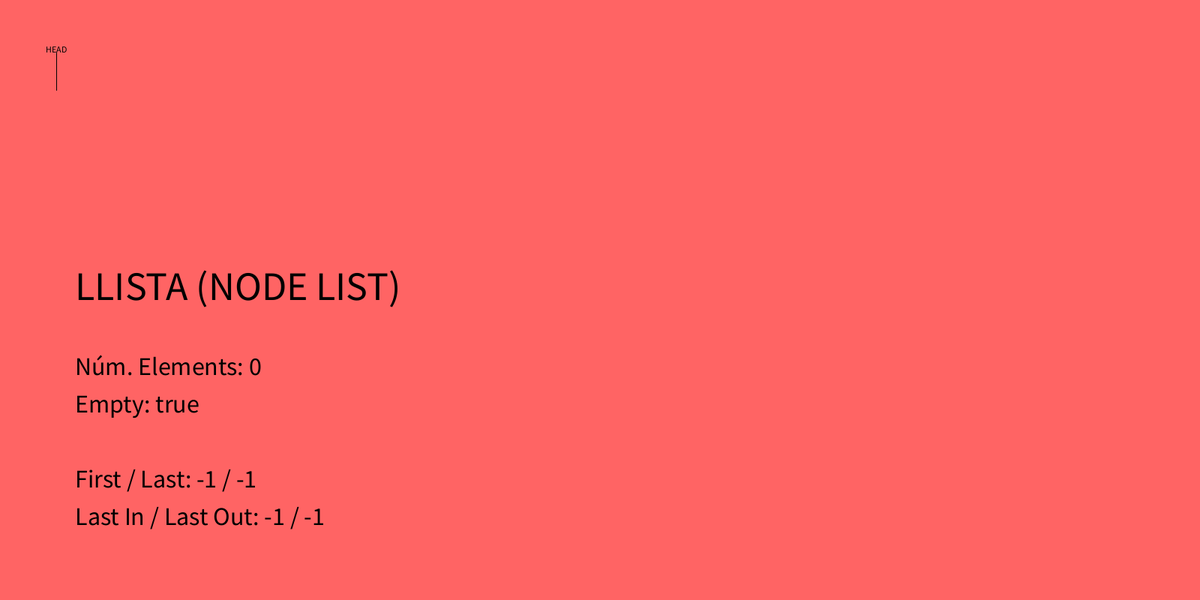
Frame 1 (no input)
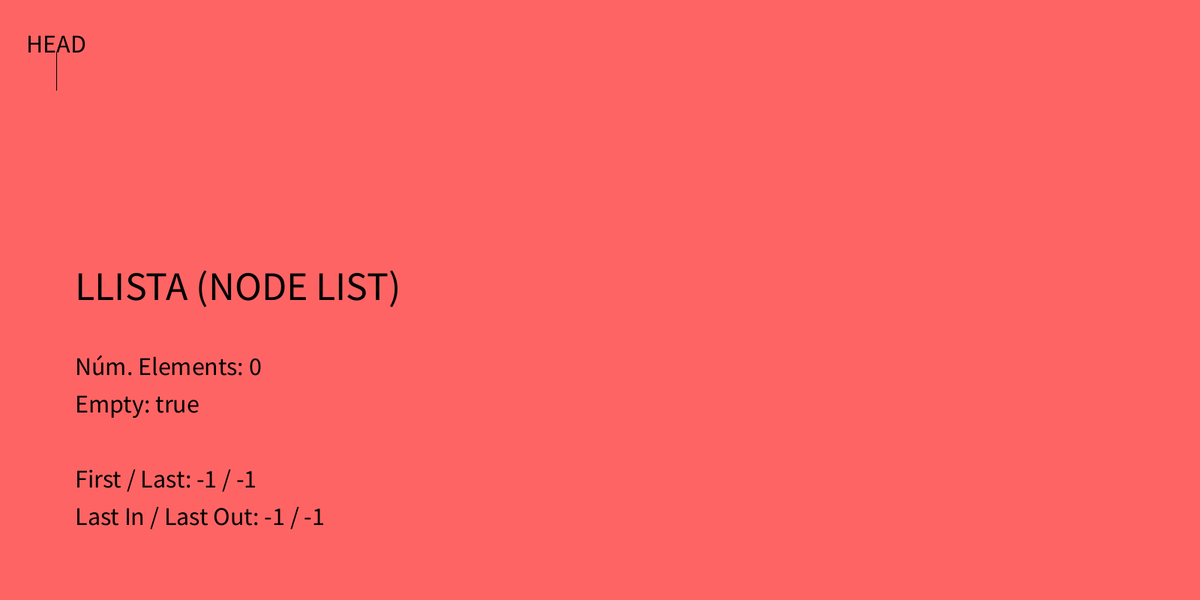
Frame 60 (the mouse pressed at the canvas centre just before this capture)
Frame 120 (the mouse held since frame 60 and released just before this capture): identical to frame 60, image omitted

The Processing sketch that drew these frames (run headless with seeded random() and noise(); from frame 60 on, the mouse is pressed at the canvas centre):

// Processing sketch: LlistaEnlla_ada_Numeros
// ── LlistaEnlla_ada_Numeros.pde
Llista l;

int lastOut = -1;
int lastIn = -1;
                                  
void setup(){
  size(1600,800);
  l = new Llista();
}

void draw(){
  background(255, 100,100);
  l.display(50,120,50); 
  
  textSize(54); textAlign(LEFT);
  text("LLISTA (NODE LIST)", 100, 400);
  
  textSize(34);
  text("Núm. Elements: "+l.numElements(), 100, 500);
  text("Empty: "+l.isEmpty(), 100, 550);
  text("First / Last: "+l.getFirst() + " / " +l.getLast(), 100, 650);
  text("Last In / Last Out: "+lastIn + " / "+ lastOut, 100, 700);
}

void keyPressed(){
  if(key=='a'){
      lastIn = (int)random(0, 100);
      l.append(lastIn);
      println("APPENDED: "+lastIn);
  }
  else if(key=='p'){
      lastIn = (int)random(0, 100);
      l.prepend(lastIn);
      println("PREPENDED: "+lastIn);
  }
  else if(key=='i'){
      lastIn = (int)random(0, 100);
      int rp = (int)random(0, l.numElements());
      l.insertAt(rp,lastIn);
      println("INSERTED AT ("+rp+"): "+lastIn);
  }
  else if(key=='r'){
      int nr = (int)random(0, l.numElements());
      lastOut = l.removeAt(nr);
      println ("REMOVED FROM ("+nr+"): "+lastOut);
  }
  else if(key=='l'){
    l.printList();
  }
}

// ── Llista.pde

class Llista {

  Node head, tail;
  int num;

  Llista() {
    head = null;
    tail = null;
    num = 0;
  }

  // Afegir al principi
  void prepend(int v) {
    if (!isEmpty()) {
      Node n = new Node(v, head);
      head = n;
    } else {
      Node n = new Node(v);
      head = n;
      tail = n;
    }
    num++;
  }

  // Afegir al final
  void append(int v) {
    if (!isEmpty()) {
      Node n = new Node(v);
      tail.seg = n;
      tail = n;
    } else {
      Node n = new Node(v);
      head = n;
      tail = n;
    }
    num++;
  }

  // Està buida?
  boolean isEmpty() {
    return head==null;
    // return num==0;
  }

  // Número d'elements de la llista (v1)
  int numElements() {
    return num;
  }

  // Número d'elements de la llista (v2)
  int numElements2() {
    int n = 0;
    Node x = head;
    while (x!=null) {
      x = x.seg;
      n++;
    }
    return n;
  }

  // Retorna l'element a la posició i
  int getElementAt(int i) {
    if (i<num && !isEmpty()) {
      int k=0;
      Node n = head;
      while (k<i-1) {
        n = n.getSegNode();
        k++;
      }
      return n.getValor();
    } else {
      return -1;
    }
  }

  // Retorna el primer element de la llista
  int getFirst() {
    return getElementAt(0);
  }

  // Retorna el darrer element de la llista
  int getLast() {
    return getElementAt(num-1);
  }

  // Elimina l'element de la llista a la posició p
  int removeAt(int p) {
    if (p<num && !isEmpty()) {
      int k=0;
      Node nodeAnt = head;
      while (k<p-1) {
        nodeAnt = nodeAnt.getSegNode();
        k++;
      }

      int v = -1;
      if (num>1) {
        Node n = nodeAnt.getSegNode();
        v = n.valor;
        nodeAnt.seg = n.getSegNode();
      } else {
        v = nodeAnt.valor;
        tail = null;
        head = null;
      }
      num--;
      return v;
    }
    return -1;
  }

  // Insereix un element amb valor v a la posició p de la llista
  void insertAt(int p, int v) {
    if (p==0) {
      prepend(v);
    } else if (p == num-1) {
      append(v);
    } else if (p<num && !isEmpty()) {
      int k=0;
      Node nodeAnt = head;
      while (k<p-1) {
        nodeAnt = nodeAnt.getSegNode();
        k++;
      }
      Node nodeSeg = nodeAnt.getSegNode();
      Node nouNode = new Node(v, nodeSeg);
      nodeAnt.seg = nouNode;
      num++;
    }
  }

  // Dibuixa la llista de nodes a la posició (x, y) i amb mida de node wn
  void display(int x, int y, int wn) {

    if (!isEmpty()) {

      Node n = head;
      int i = 0;
      do {
        n.display(x + 2*i*wn, y, wn);
        n = n.getSegNode();
        i++;
      } while (n!=null);
    }

    fill(0); 
    textAlign(CENTER);
    text("HEAD", x + wn/2, y -50);
    line(x + wn/2, y - wn, x + wn/2, y);
  }

  // Recorre i imprimeix llista
  void printList() {
    print("Contingut de la Llista:");
    if (!isEmpty()) {
      Node n = head;
      int i = 0;
      do {
        print(" " + n.valor);
        n = n.getSegNode();
        i++;
      } while (n!=null);
    }
  }
}

// ── Node.pde
class Node {
  
  int valor;
  Node seg;
  
  // Constructor (1): quan no sabem qui és el seguent node
  Node(int v){
    this.valor = v;
    this.seg = null;
  }
  
  // Constructor (2): quan sí sabem qui és el seguent node
  Node(int v, Node sn){
    this.valor = v;
    this.seg = sn;
  }
  
  // Getters
  int getValor(){
    return this.valor;
  }
  
  Node getSegNode(){
    return this.seg;
  }
  
  // Dibuixa el node
  void display(float x, float y, float w){
    
    fill(255);
    rect(x, y, w, w);
    
    fill(0); textAlign(CENTER);
    text(this.valor, x + w/2, y + w/2 + 10);
    
    if(this.seg!=null){
      line(x + w, y + w/2, x + 2*w, y +w/2);
      fill(0);
      triangle(x + 2*w, y +w/2, 
               x + 2*w - w/4, y +w/2 - w/4, 
               x + 2*w - w/4, y +w/2 + w/4);
    }
    else {
      line(x + w/2, y + w, x + w/2, y + 2*w);
      circle(x + w/2, y + 2*w, 10);
      text("TAIL", x + w/2, y + 2*w + 50);
    }
  }
  
}
